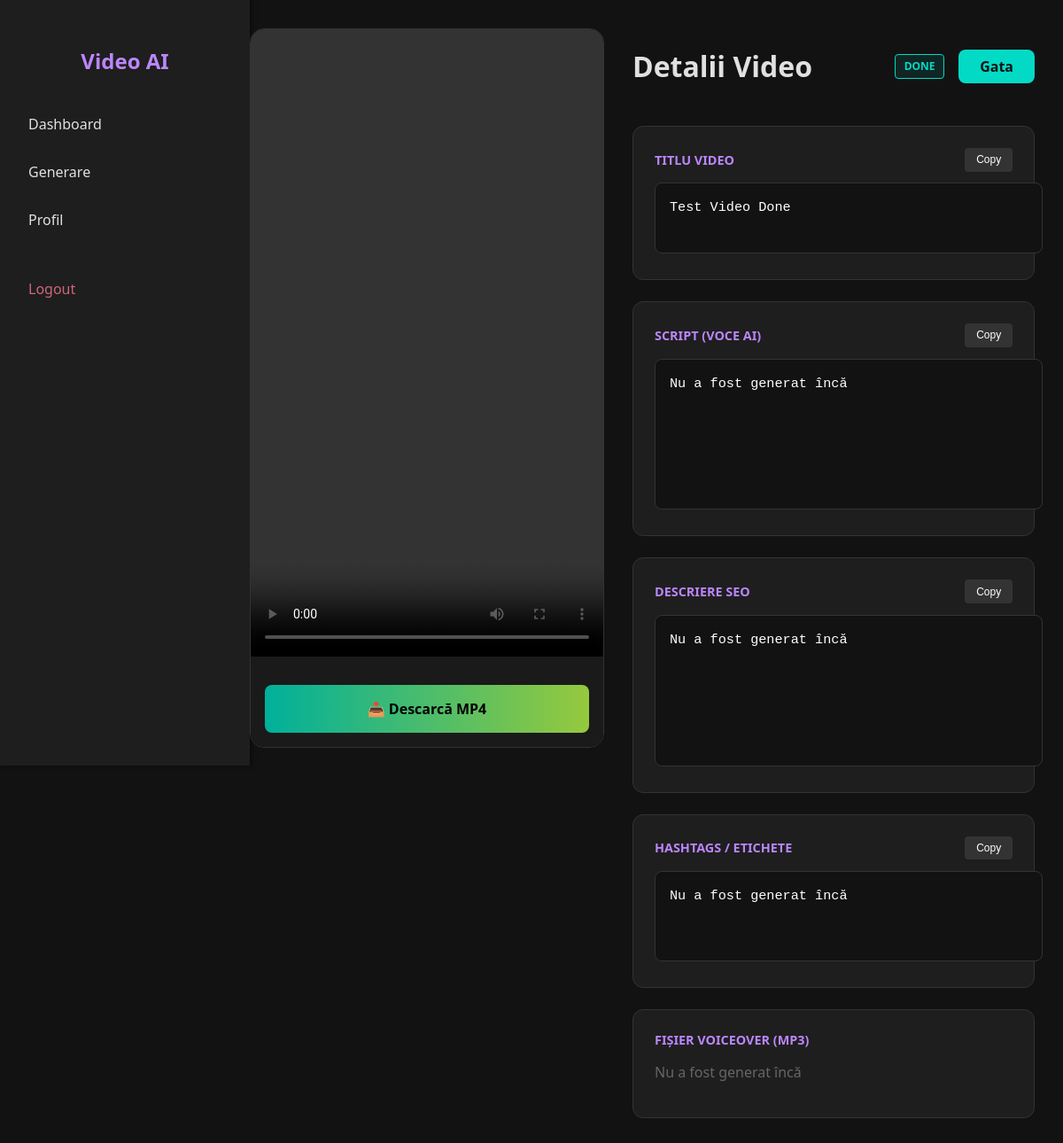
The app's page /public/view.php?id=3 (signed in) with its own data.
### tables this page shows
CREATE TABLE videos (id INTEGER PRIMARY KEY AUTOINCREMENT, user_id INTEGER, title TEXT, status TEXT, created_at DATETIME DEFAULT CURRENT_TIMESTAMP, script TEXT, description TEXT, tags TEXT, image1 TEXT, image2 TEXT, image3 TEXT, voiceover_path TEXT, video_path TEXT, video_type TEXT, segments_json TEXT, subtitle_color TEXT, assets_json TEXT);

### public/view.php (the view, shortened to what this page needs)
<?php
require_once __DIR__ . '/../config/database.php';
$user_id = $_SESSION['user_id'];
$video_id = $_GET['id'] ?? 0;
$stmt = $pdo->prepare("SELECT * FROM videos WHERE id = ? AND user_id = ?");
$stmt->execute([$video_id, $user_id]);
$video = $stmt->fetch();
$placeholder = 'Nu a fost generat încă';
?>
<!DOCTYPE html>
<html lang="ro">
<head>
</head>
<body>
    <?php include __DIR__ . '/../views/header.php'; ?>
    <div class="main-content">
        <div class="view-grid">
            <div class="player-card">
                <div class="video-container">
                    <?php if ($video['status'] === 'done'): ?>
                        <video controls>
                            <source src="<?php echo htmlspecialchars($video['video_path']); ?>" type="video/mp4">
                        </video>
                    <?php endif; ?>
                </div>
                <div style="padding: 1rem; background: #1a1a1a;">
                    <div class="action-btns">
                        <?php if ($video['status'] === 'done'): ?>
                            <a href="<?php echo htmlspecialchars($video['video_path']); ?>" download class="btn-action btn-download">
                                📥 Descarcă MP4
                            </a>
                        <?php endif; ?>
                    </div>
                </div>
            </div>
            <div class="resources-panel">
                <div style="display:flex; justify-content: space-between; align-items: center;">
                    <h1>Detalii Video</h1>
                    <div style="display: flex; align-items: center; gap: 1rem;">
                        <span class="badge badge-done"><?php echo $video['status']; ?></span>
                        <a href="dashboard.php" class="btn-done">Gata</a>
                    </div>
                </div>
                <div class="meta-card">
                    <div class="meta-header">
                        <h3>Titlu Video</h3>
                        <button class="copy-btn" onclick="copyToClipboard('titleField', this)">Copy</button>
                    </div>
                    <div class="field-group">
                        <textarea id="titleField" rows="2" readonly><?php echo htmlspecialchars($video['title'] ?: $placeholder); ?></textarea>
                    </div>
                </div>
                <div class="meta-card">
                    <div class="meta-header">
                        <h3>Script (Voce AI)</h3>
                        <button class="copy-btn" onclick="copyToClipboard('scriptField', this)">Copy</button>
                    </div>
                    <div class="field-group">
                        <textarea id="scriptField" rows="6" readonly><?php echo htmlspecialchars($video['script'] ?: $placeholder); ?></textarea>
                    </div>
                </div>
                <div class="meta-card">
                    <div class="meta-header">
                        <h3>Descriere SEO</h3>
                        <button class="copy-btn" onclick="copyToClipboard('descField', this)">Copy</button>
                    </div>
                    <div class="field-group">
                        <textarea id="descField" rows="6" readonly><?php echo htmlspecialchars($video['description'] ?: $placeholder); ?></textarea>
                    </div>
                </div>
                <div class="meta-card">
                    <div class="meta-header">
                        <h3>Hashtags / Etichete</h3>
                        <button class="copy-btn" onclick="copyToClipboard('tagsField', this)">Copy</button>
                    </div>
                    <div class="field-group">
                        <textarea id="tagsField" rows="3" readonly><?php echo htmlspecialchars($video['tags'] ?: $placeholder); ?></textarea>
                    </div>
                </div>
                <div class="meta-card">
                    <div class="meta-header">
                        <h3>Fișier Voiceover (MP3)</h3>
                    </div>
                    <?php if ($video['voiceover_path']): ?>
                        <audio controls class="audio-player">
                            <source src="<?php echo htmlspecialchars($video['voiceover_path']); ?>" type="audio/mpeg">
                        </audio>
                    <?php else: ?>
                        <p style="color: #666;"><?php echo $placeholder; ?></p>
                    <?php endif; ?>
                </div>
            </div>
        </div>
    </div>
</body>
</html>

### public/view.php (style rules this page uses)
:root { --bg-dark: #121212; --card-bg: #1e1e1e; --accent-purple: #bb86fc; --accent-turquoise: #03dac6; --text-main: #e0e0e0; --border-color: #333; }
body { background-color: var(--bg-dark); color: var(--text-main); font-family: 'Segoe UI', sans-serif; margin: 0; display: flex; }
.main-content { margin-left: 250px; padding: 2rem; width: calc(100% - 250px); box-sizing: border-box; }
.view-grid { display: grid; grid-template-columns: 400px 1fr; gap: 2rem; align-items: start; }
.player-card { background: #000; border-radius: 16px; border: 1px solid var(--border-color); overflow: hidden; position: sticky; top: 2rem; }
.video-container { aspect-ratio: 9/16; width: 100%; display: flex; align-items: center; justify-content: center; }
video { width: 100%; height: 100%; object-fit: contain; }
.resources-panel { display: flex; flex-direction: column; gap: 1.5rem; }
.meta-card { background: var(--card-bg); padding: 1.5rem; border-radius: 12px; border: 1px solid var(--border-color); }
.meta-header { display: flex; justify-content: space-between; align-items: center; margin-bottom: 0.8rem; }
.meta-header h3 { margin: 0; color: var(--accent-purple); font-size: 0.9rem; text-transform: uppercase; }
.field-group { position: relative; }
textarea { width: 100%; background: #121212; border: 1px solid #333; color: #fff; padding: 1rem; border-radius: 8px; resize: none; font-size: 0.95rem; line-height: 1.5; }
.copy-btn { padding: 0.4rem 0.8rem; background: #333; color: #fff; border: none; border-radius: 4px; cursor: pointer; font-size: 0.75rem; transition: background 0.2s; }
.action-btns { display: flex; gap: 1rem; margin-top: 1rem; }
.btn-action { flex: 1; padding: 1rem; border-radius: 8px; font-weight: bold; text-align: center; text-decoration: none; border: none; cursor: pointer; display: flex; align-items: center; justify-content: center; gap: 0.5rem; }
.btn-download { background: linear-gradient(90deg, #00b09b, #96c93d); color: #000; }
.badge { padding: 0.3rem 0.6rem; border-radius: 4px; font-size: 0.75rem; font-weight: bold; text-transform: uppercase; }
.badge-done { background: rgba(3, 218, 198, 0.1); color: var(--accent-turquoise); border: 1px solid var(--accent-turquoise); }
.btn-done { background-color: var(--accent-turquoise); color: #121212; padding: 0.5rem 1.5rem; border-radius: 8px; text-decoration: none; font-weight: bold; transition: opacity 0.3s; }

### records on screen
videos: status "DONE", title "Test Video Done", script "Nu a fost generat încă", description "Nu a fost generat încă", tags "Nu a fost generat încă"

### other values on screen
$placeholder "Nu a fost generat încă"
